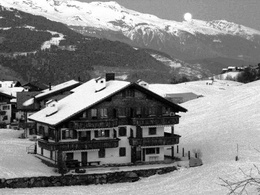
%> input picture material/code/visionbook/05Preproc/images/chalet.jpg, 260 x 195 px, shrunk from 1280 x 960 before the run
$ octave medfilt_demo.m   (GNU Octave 9; MATLAB toolbox functions it lacks are replaced by stand-ins)
%> lines starting %> are read from the running program, lines starting %| are printed output that depends on the picture
%> further down, IM_original is the input picture: size 195x260 uint8; min 0, max 255, mean 130.6
### material/code/visionbook/05Preproc/medfilt.m
function im_out=medfilt(im_inp,M,N);
%> called with M = 5, N = 5


iptchecknargin(3,3,nargin,mfilename);
iptcheckinput(im_inp, {'numeric','logical'}, {'2d','real'}, mfilename, 'im_inp', 1);
if any([M N]>size(im_inp))
  error('The size of the median window has to be smaller than the image size.');
end


im_out =uint8(zeros(size(im_inp)));
x=floor(M/2);
Window=zeros(M,N);
th=(M*N)/2;

while (x+floor(M/2))<size(im_inp,1);%8

    %2)
    %Position the window at the beginning of the new row:
    x=x+1;
    y=ceil(N/2);
    Window=im_inp(x-floor(M/2):x+floor(M/2),y-floor(N/2):y+floor(N/2));

    %Construct a histogram 'H' of the window pixels:
    %The first element of H corresponds to the greyscale value 0, therefore the number of pixels with grayscale value=x
    %is in the (x+1)th element of H.
    H = imhist(Window);

    %Determine the median 'med':
    med = median(Window(:));
    im_out(x,y) =med;


    %Record 'lt_med', the number of pixels with intensity less than 'med':
       lt_med=sum(H(1:med));


    %7) Repeat until the right-hand column of the window is at the right-hand edge of the image:
    while (y+floor(N/2))<size(im_inp,2);
        %3)
        %Remove the values of the rightmost column from the histogram and adjust
        %lt_med:
        for i=1:M
            H(Window(i,1)+1)=H(Window(i,1)+1)-1;
            if Window(i,1)<med
                lt_med =lt_med-1;
            end
        end

        %4) Move the window one column right.
        y=y+1;
        Window=im_inp(x-floor(M/2):x+floor(M/2),y-floor(N/2):y+floor(N/2));

        %Add the values of the rightmost column in the histogram and adjust
        %lt_med:
        for i=1:M
            H(Window(i,end)+1)= H(Window(i,end)+1) + 1;
            if Window(i,end) <med
               lt_med =lt_med+1;
            end
        end

        if lt_med <= th%rovnost nemuze u licheho poctu pixelu nastat
            while lt_med + H(med+1)<= th
                lt_med=lt_med+H(med+1);
                med=med+1;
            end

        else %lt_med >th
            %6)if lt_med > th, decrement med and adjust lt_med:
            while lt_med> th
                med=med-1;
                lt_med=lt_med-H(med+1);
            end


        end
            im_out(x,y) =med;
    end
end
%> this loop made 191 passes
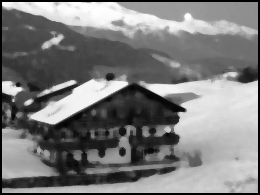
%> im_out: size 195x260 uint8; min 0, max 254, mean 124.4
%> after the loop, H = 256 values, max 2 at index 136, min 0 at index 1, mean 0.0977; x = 193

### material/code/visionbook/05Preproc/medfilt_demo.m

ImageDir='images/';%directory containing the images
m=5;
n=5;

IM_original=imread([ImageDir 'chalet.jpg']);

tic
IM_out= medfilt(IM_original,m,n);
toc

tic
IM_out= medfilt2(IM_original,[m,n]);
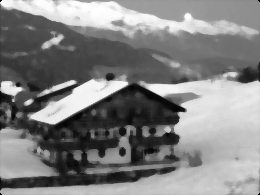
%> IM_out: size 195x260 uint8; min 0, max 254, mean 129.9
toc

figure;
imshow(IM_original);title('ORIGINAL');
figure;
imshow(IM_out);title('MEDIAN FILTERED');
